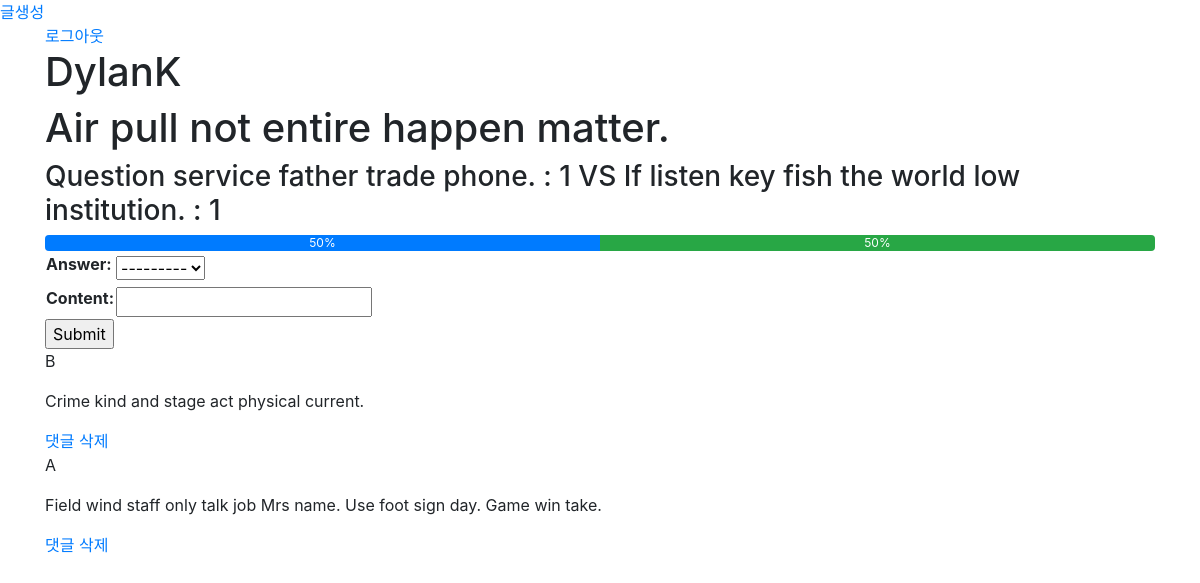
/questions/8/detail/ (signed in), run on the app's committed database.
### question/models.py (models this page shows, shortened)
class Question(models.Model):
    user = models.ForeignKey(settings.AUTH_USER_MODEL, on_delete=models.CASCADE)
    title = models.CharField(max_length=50)
    answerA = models.CharField(max_length=50)
    answerB = models.CharField(max_length=50)

class Comment(models.Model):
    user = models.ForeignKey(settings.AUTH_USER_MODEL, on_delete=models.CASCADE, default=1)
    question = models.ForeignKey(Question, on_delete=models.CASCADE)
    answer_list = [['A', 'left'], ['B', 'right']]
    answer = models.CharField(max_length=100, choices=answer_list)
    content = models.CharField(max_length=100)

### question/views.py (the view)
# urls.py: path('<int:id>/detail/', views.detail, name='detail'),
@login_required
def detail(request, id):
    question = Question.objects.get(id=id)
    form = CommentForm(initial={'questions': id})
    A = question.comment_set.all().filter(answer='A')
    B = question.comment_set.all().filter(answer='B')
    if len(A) + len(B) == 0:
        A_per = 0
        B_per = 0
    else:
        A_per = len(A) / (len(A) +len(B)) * 100
        B_per = len(B) / (len(A) +len(B)) * 100
    return render(request, 'question/detail.html', {'question': question,
                                                    'form': form,
                                                    'A': A,
                                                    'B': B,
                                                    'A_per': A_per,
                                                    'B_per': B_per})

### question/forms.py
class CommentForm(forms.ModelForm):
    class Meta:
        model = Comment
        fields = ['answer', 'content']

### question/templates/question/detail.html (shortened to what this page needs)
{%extends 'question/base.html'%}
{%block body%}
    <h1>{{question.user}}</h1>
    <h1>{{question.title}}</h1>
    <h3>{{question.answerA}} : {{A|length}} VS {{question.answerB}} : {{B|length}}</h3>
    <div class="progress">
        <div class="progress-bar" role="progressbar" style="width: {{A_per}}%" aria-valuenow="15" aria-valuemin="0" aria-valuemax="100">{{A_per|floatformat}}%</div>
        <div class="progress-bar bg-success" role="progressbar" style="width: {{B_per}}%" aria-valuenow="30" aria-valuemin="0" aria-valuemax="100">{{B_per|floatformat}}%</div>
    </div>
    <form action='{%url "question:comment_create" id=question.id%}' method='post'>
        <table>
            {{form.as_table}}
        </table>
        <input type="submit"/>
    </form>
    {%for comment in question.comment_set.all%}
        <p>{{comment.answer}}</p>
        <p>{{comment.content}}</p>
        <a href="{%url 'question:comment_delete' id=question.id comment_id=comment.id%}">댓글 삭제</a>
    {%endfor%}
{%endblock%}

### data on the page
Question: user "DylanK", title "Air pull not entire happen matter.", answerA "Question service father trade phone.", answerB "If listen key fish the world low institution."
Comment: answer "B", content "Crime kind and stage act physical current."
Comment: answer "A", content "Field wind staff only talk job Mrs name. Use foot sign day. Game win take."

### other printed values
{{ A|length }} "1"
{{ B|length }} "1"
{{ A_per|floatformat }} "50"
{{ B_per|floatformat }} "50"
